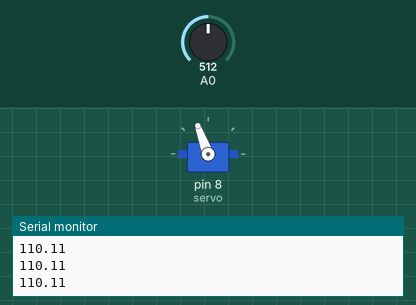
Bench run of a sketch on a simulated Arduino Uno, built with avr-gcc and run on an emulated ATmega328P. Parts: servo, the last lines printed to the serial monitor. The test bench sets the inputs (shaded band); at power-on: A0 = 512.

Above: at 1.2 s.
1.3 s: A0 set to 716
At 2.3 s:
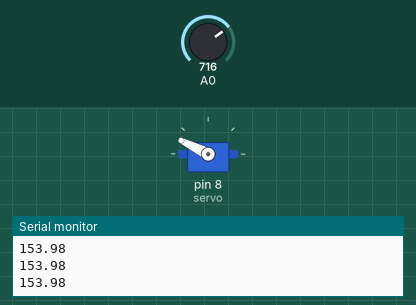
2.8 s: A0 set to 900
At 3.5 s:
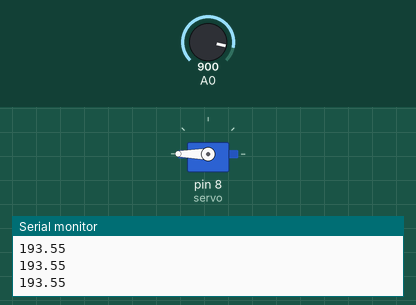
4.3 s: A0 set to 306
At 5.5 s:
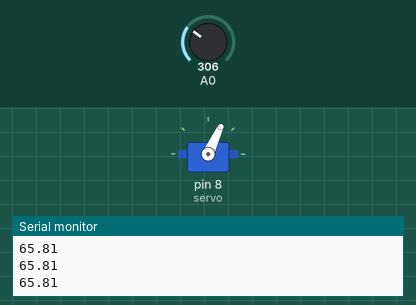
5.8 s: A0 set to 122
At 6.8 s:
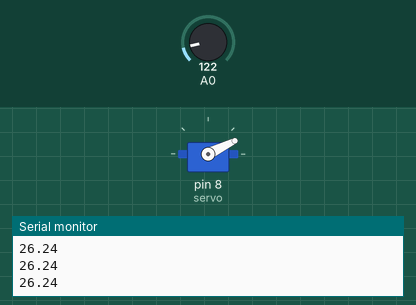
7.3 s: A0 set to 0
At 8.1 s:
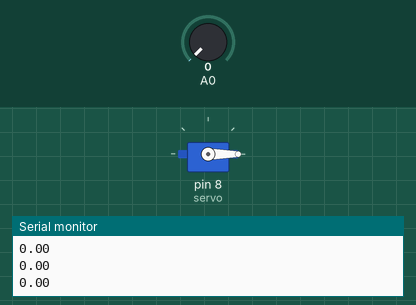
8.8 s: A0 set to 1023
At 9.2 s:
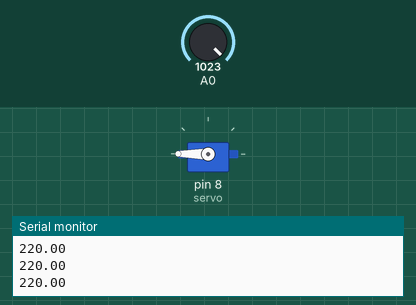
Timing chart, 0 to 11.3 s (numbered marks = the images above; inputs shaded):
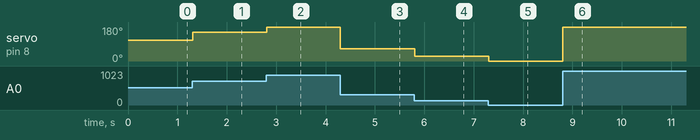

The sketch:

Micro_Servo.ino
```cpp
//File Name    : Micro_Servo
//Author       : CaYPT Camp
//Description  : This Arduino code was developed for IYPT 2022 Problem 2. Rayleigh Disk
// It controls the motion of microservo driven by Arduino pins directly.

#include <Servo.h>
Servo servo;
int adcReading;
float angle;


void setup() {
  servo.attach(8);
  servo.write(0);
  Serial.begin(9600);
  Serial.println("running");

}

void loop() {
  adcReading = analogRead(A0);
  angle = (220./1023.)*adcReading;

  servo.write(angle);
  delay(10);
  Serial.println(angle);


}
```

Measured:
- after the input at 1.3 s, servo on pin 8 (servo): 110° → 153° at once
- after the input at 2.8 s, servo on pin 8 (servo): 153° → 180° at once
- after the input at 4.3 s, servo on pin 8 (servo): 180° → 65° at once
- after the input at 5.8 s, servo on pin 8 (servo): 65° → 26° at once
- after the input at 7.3 s, servo on pin 8 (servo): 26° → 0° at once
- after the input at 8.8 s, servo on pin 8 (servo): 0° → 180° at once
